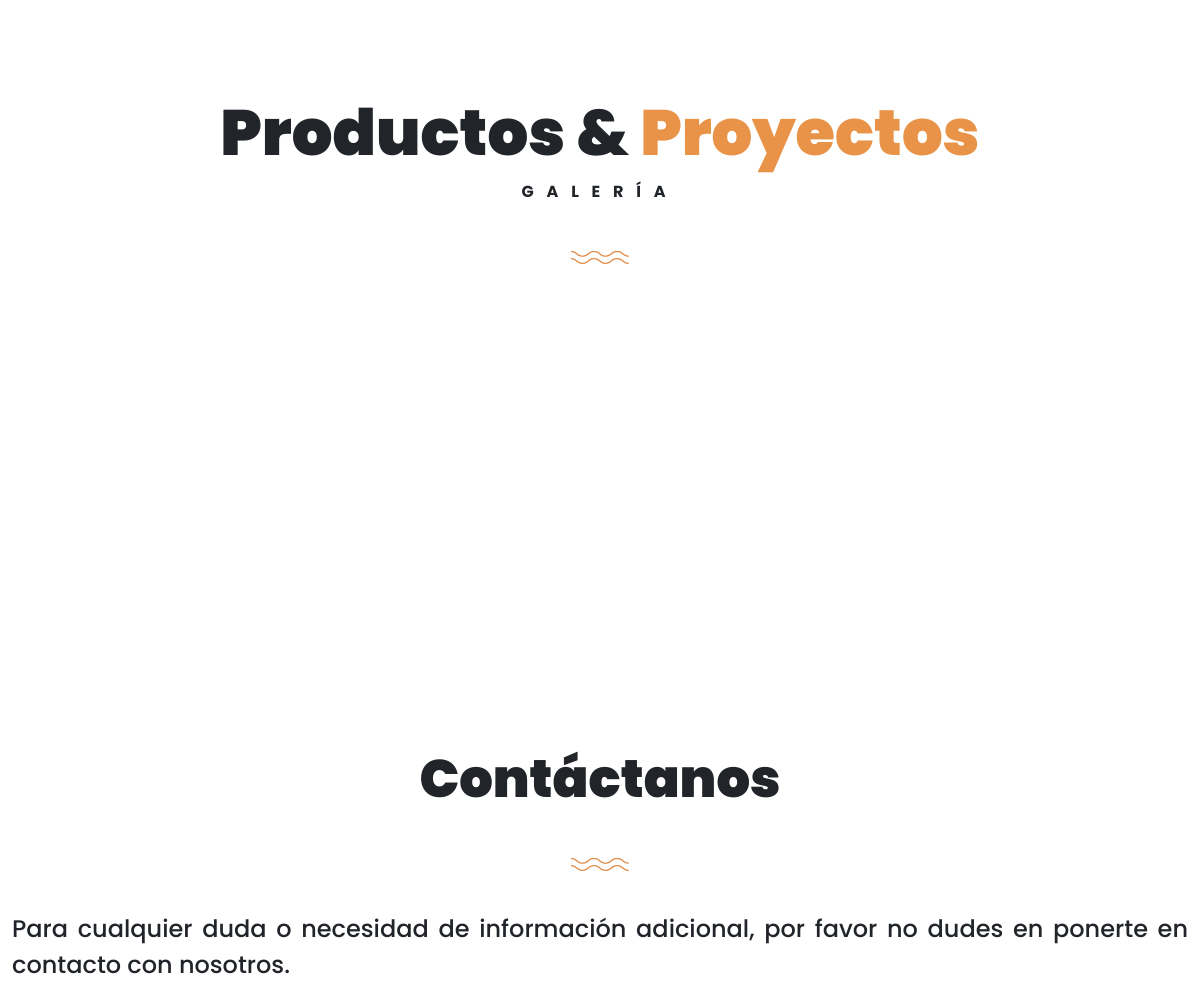
The app's page / (middle part), older data.
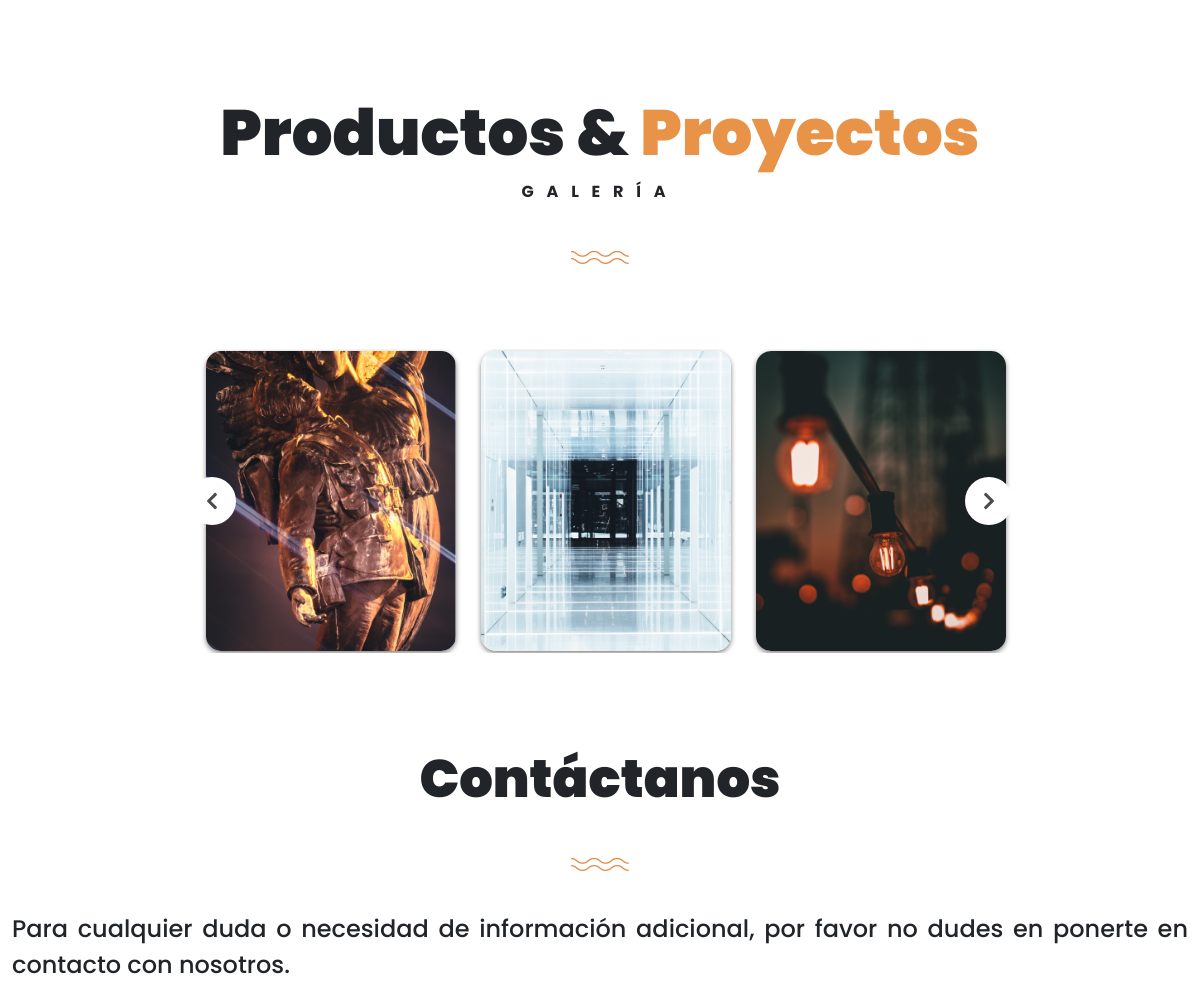
The same page, newer data.
### tables this page shows
CREATE TABLE `galeria` (
  `ID_galeria` int(12) NOT NULL,
  `imagen` varchar(90) NOT NULL,
  `nombreimagen` varchar(80) NOT NULL,
  `mostrar` varchar(12) NOT NULL
);

### index.php (the view, shortened to what this page needs)
<?php
$con=conectar();
$sql="SELECT @rownum:=@rownum+1 nro, ID_galeria, imagen FROM galeria, (SELECT @rownum:=0) r WHERE mostrar='Si' LIMIT 8";
$query1=mysqli_query($con,$sql);
?>
<!DOCTYPE html>
<html lang="en">
<head>
    <link rel="stylesheet" href="https://unpkg.com/boxicons@latest/css/boxicons.min.css">
    <link rel="stylesheet" href="css/normalize.css">
    <link rel="stylesheet" href="css/style.css" rel="stylesheet">
    <link rel="stylesheet" rel="stylesheet" href="https://unpkg.com/boxicons@latest/css/boxicons.min.css">
    <link href="https://cdn.jsdelivr.net/npm/bootstrap@5.3.0-alpha1/dist/css/bootstrap.min.css" rel="stylesheet"
>
</head>
<body >
    <main>
        <section class="container  media__services" id="Portafolio">
        </section>
        <section class="container" id="Galeria">
            <div class="row">
                <div class="col-12">
                    <div class="galley__movile__texts">
                        <h1 class=first__title>Productos & <span class=color__dif>Proyectos</span></h1>
                        <p class=first__subtitle>Galería</p>
                        <img src="img/ALBA_WEB_ELEMENTS-07.png" alt="gallery__elemtent" class="gallery__img_title">
                    </div>
                    <div class="carousel">
                        <div class="carrusel-list" id="carrusel-list">
                            <button class="carrusel-arrow carrusel-prev" id="button-prev" data-button="button-prev"
                                onclick="app.processingButton(event)">
                            </button>
                            <div class="carrusel-track" id="track">
                            <?php
                                            while($row1=mysqli_fetch_array($query1)){
                                        ?>
                                <div class="carrusel">
                                    <div>
                                        <a href="#">
                                            <picture>
                                            <img src="img/galeria/<?php echo $row1['imagen']?>">
                                            </picture>
                                        </a>
                                    </div>
                                </div>
                                <?php
                                            }
                                        ?>
                            </div>
                            <button class="carrusel-arrow carrusel-next" id="button-next" data-button="button-next"
                                onclick="app.processingButton(event)">
                            </button>
                        </div>
                    </div>
                </div>
            </div>
        </section>
        <section class="container-fluid media__contact" id="Contacto">
            <div class="row">
                <div class="col-12">
                    <div class="alba__contact">
                        <div class="contact__texts">
                            <h1 class="title-contact">Contáctanos</h1>
                            <img src="img/ALBA_WEB_ELEMENTS-07.png" alt="" class="contact__element">
                            <p class="contact__paragraph">
                                Para cualquier duda o necesidad de información adicional, por favor no dudes en ponerte
                                en
                                contacto
                                con nosotros.
                            </p>
                            <br>
                        </div>
                    </div>
                </div>
            </div>
        </section>
    </main>
</body>
</html>

### css/style.css (style rules this page uses)
* { margin: 0; padding: 0; font-family: 'Poppins', sans-serif !important; list-style: none !important; text-decoration: none !important; }
.first__title { text-align: center; font-size: 6rem; font-weight: 900; }
.first__subtitle { text-align: center; font-size: 30px; letter-spacing: .8rem; text-transform: uppercase; padding-bottom: 25px; font-weight: bolder; }
.color__dif { color: #e89347; font-weight: bolder; }
.carousel { width: 100%; margin: 0px 0px; }
.carrusel-list { position: relative; display: flex; align-items: center; width: fit-content; height: 304px; padding: 10px 0px; margin: 0 auto; max-width: 90vw; overflow: hidden; }
.carrusel-track { position: relative; top: 0; left: 0; display: flex; justify-content: center; transition: .5s ease-in-out; }
.carrusel { position: relative; width: 210px; padding: 0px 18px; float: left; box-sizing: border-box; display: flex; height: 100%; }
.carrusel a img { object-fit: cover; height: 300px; width: 200px; border-radius: 15px; box-shadow: 0 2px 5px 0 rgba(0, 0, 0, 0.5); transition: .3s ease-in-out; }
@media (min-width:768px) { .carrusel { width: 275px; } }
@media (min-width:768px) { .carrusel a img { width: 250px; } }
.carrusel-arrow { border-radius: 30px; background-color: #ffffff; position: absolute; z-index: 4; width: 48px; height: 48px; text-align: center; border: 0; cursor: pointer; }
.carrusel-arrow svg { width: 12px; height: 100%; color: rgba(0, 0, 0, 0.7); }
.carrusel-prev { left: 0; }
.carrusel-next { right: 0px; }
.alba__contact { width: 100%; height: 100vh; display: grid; grid-template-columns: repeat(2, 1fr); gap: 5em; width: 100%; margin: 0 auto; align-items: center; }
.title-contact { font-size: 6em; font-weight: 900; text-align: left; }
.contact__element { padding-top: 40px; padding-bottom: 40px; }
.contact__paragraph { font-size: 24px; font-weight: 500; text-align: justify; width: 70%; }
.contact__texts { padding-left: 100px; }
@media (max-width:9999999px) { .carousel { display: none; } }
@media (max-width:9999999px) { .galley__movile__texts { display: none; } }
@media (max-width:1400px) { .media__services { padding-top: 10em; padding-bottom: 10em; } }
@media (max-width:1300px) { .first__title { font-size: 4em; } }
@media (max-width:1300px) { .first__subtitle { font-size: 1em; } }
@media (max-width:1300px) { .galley__movile__texts { display: block; text-align: center; padding-top: 5em; padding-bottom: 5em; } }
@media (max-width:1300px) { .carousel { margin: 0 auto; display: block; } }
@media (max-width:1300px) { .alba__contact { display: grid; grid-template-columns: 1fr; grid-template-rows: repeat(2, 1fr); align-items: center; text-align: center; height: 100%; gap: 1em; } }
@media (max-width:1300px) { .contact__texts { text-align: center; padding-left: 0px; padding-top: 5em; } }
@media (max-width:1300px) { .title-contact { font-size: 3.3em; text-align: center; } }
@media (max-width:1300px) { .contact__paragraph { width: 100%; } }

Row changes from the older to the newer data that the page shows:
added galeria: imagen (picture)
added galeria: imagen (picture)
added galeria: imagen (picture)
